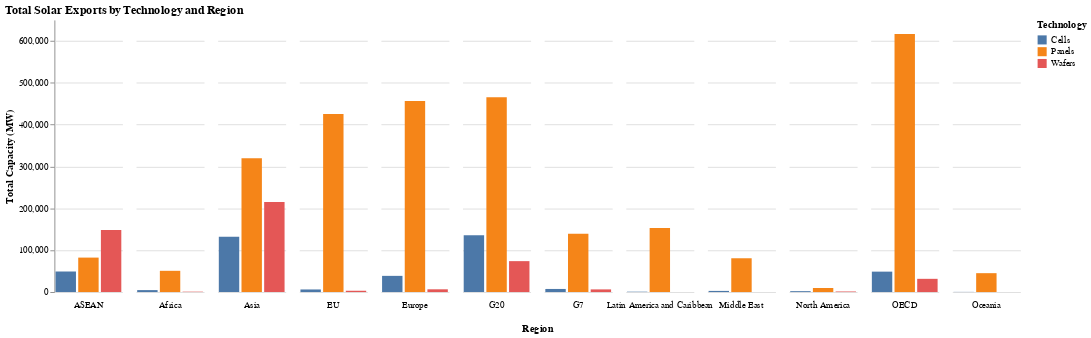

Notebook source saved alongside this figure:
### Code cell
import altair as alt
import polars as pl

# 1. Load the data
# We still use "regions" to get the breakdown
df_regions_details = china_solar_exports_monthly("regions")

# 2. Create the Grouped Bar Chart
grouped_bar_chart = (
    alt.Chart(df_regions_details)
    .mark_bar()
    .encode(
        # On the x-axis, we'll group the technologies.
        # We hide the axis labels for a cleaner look.
        x=alt.X("Commodity type:N", title=None, axis=None),
        
        # The y-axis is the total sum for that technology
        y=alt.Y(
            "sum(Total Capacity (MW)):Q",
            title="Total Capacity (MW)"
        ),
        
        # Color the bars by the technology type
        color=alt.Color(
            "Commodity type:N",
            title="Technology"
        ),
        
        # This is the key: we create a "column" for each region.
        # This groups the three bars together.
        column=alt.Column(
            "Region:N",
            title="Region",
            header=alt.Header(titleOrient="bottom", labelOrient="bottom", titlePadding=5),
        ),
        
        # Add a clear tooltip
        tooltip=[
            "Region:N",
            "Commodity type:N",
            alt.Tooltip(
                "sum(Total Capacity (MW)):Q",
                title="Total Capacity (MW)",
                format=","
            ),
        ],
    )
    .properties(
        title="Total Solar Exports by Technology and Region",
        width=alt.Step(25),  # This sets the width of each *individual bar*
        height=300
    )
    .configure_facet(
        spacing=15  # Adds a little space between each region's group
    )
    .configure_view(
        stroke=None  # Removes the outer border
    )
)

grouped_bar_chart

### Figure 1 — Vega-Lite specification as saved in the notebook (floating-point values rounded to 4 significant figures; data arrays with more than 128 entries replaced by an {"elided": "..."} marker saying what was removed)
{"config": {"view": {"continuousWidth": 300, "continuousHeight": 300, "stroke": null}, "facet": {"spacing": 15}}, "data": {"name": "data-8e80ab4b5abbf41a69cc1c85810e6622"}, "mark": {"type": "bar"}, "encoding": {"color": {"field": "Commodity type", "title": "Technology", "type": "nominal"}, "column": {"field": "Region", "header": {"labelOrient": "bottom", "titleOrient": "bottom", "titlePadding": 5}, "title": "Region", "type": "nominal"}, "tooltip": [{"field": "Region", "type": "nominal"}, {"field": "Commodity type", "type": "nominal"}, {"aggregate": "sum", "field": "Total Capacity (MW)", "format": ",", "title": "Total Capacity (MW)", "type": "quantitative"}], "x": {"axis": null, "field": "Commodity type", "title": null, "type": "nominal"}, "y": {"aggregate": "sum", "field": "Total Capacity (MW)", "title": "Total Capacity (MW)", "type": "quantitative"}}, "height": 300, "title": "Total Solar Exports by Technology and Region", "width": {"step": 25}, "$schema": "https://vega.github.io/schema/vega-lite/v5.20.1.json", "datasets": {"data-8e80ab4b5abbf41a69cc1c85810e6622": {"elided": "2233 records"}}}
